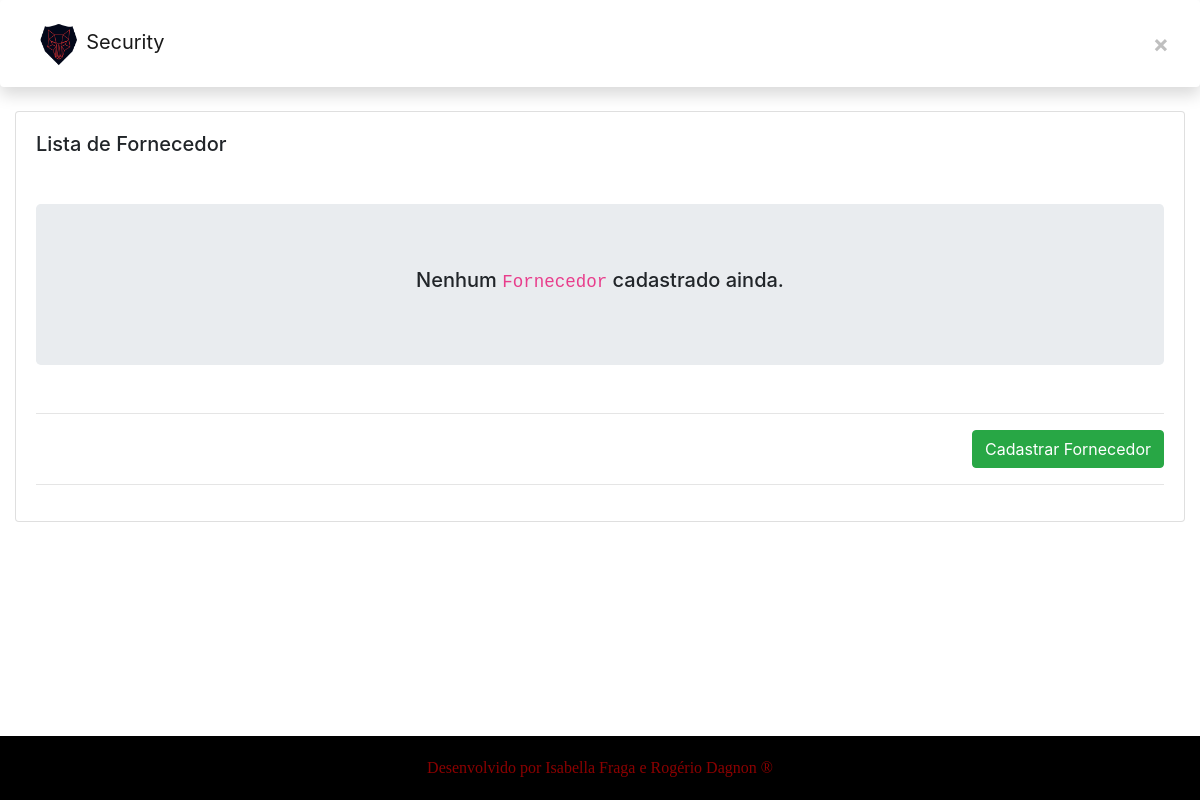
Before: /app1/fornecedores/ with the older database file.
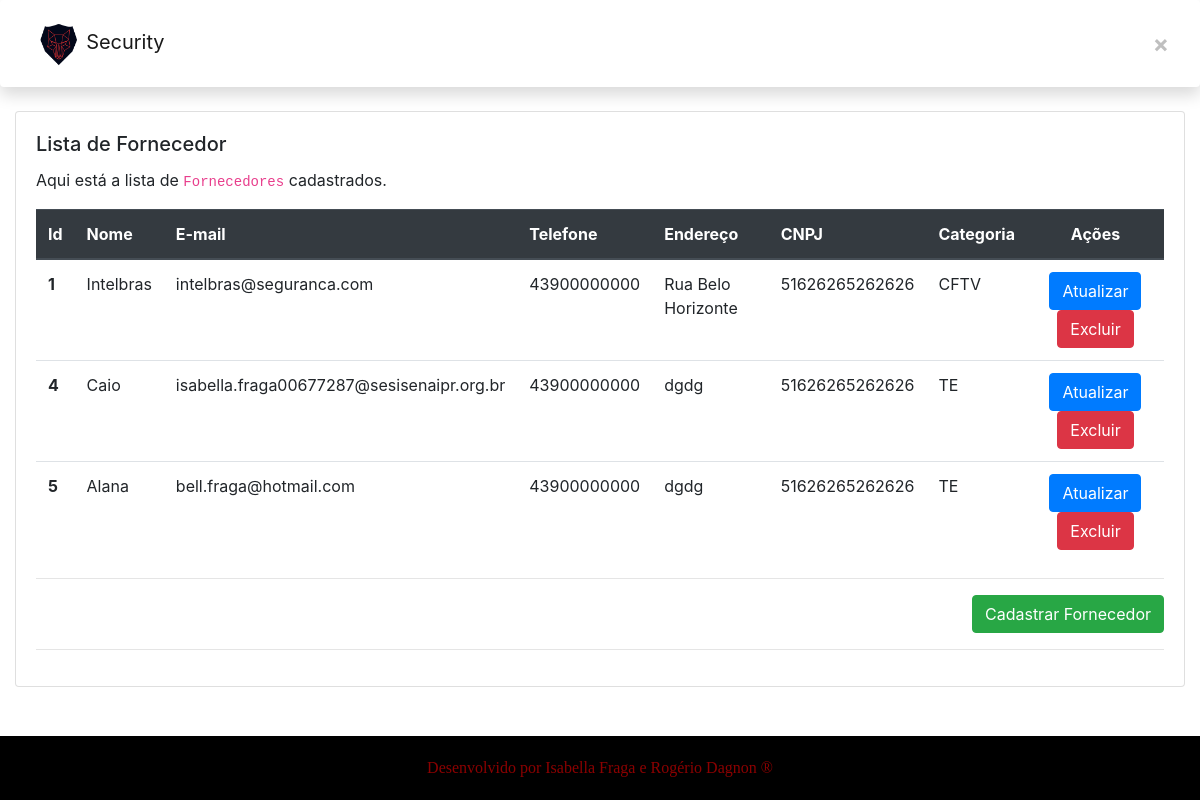
After: the same page with the newer database file.
### app1/models.py (models this page shows, shortened)
class Fornecedor(models.Model):
    CATEGORIA_CHOICES = [
        ["CFTV", "CFTV"],
        ["AL", "Alarme"],
        ["CA", "Controle de Acesso"],
        ["TE", "Telefonia"],
        ["RE", "Redes"],
        ["PE", "Portão Eletrônico"],
    ]
    nome = models.CharField(max_length=100, blank=False, null=True)
    email = models.EmailField(blank=False, null=True)
    telefone = models.CharField(max_length=14, blank=False, null=True)
    endereco = models.CharField(max_length=150, blank=False, null=True)
    CNPJ = models.CharField(max_length=18, blank=False, null=True)
    categoria = models.CharField(max_length=6, blank=False, choices=CATEGORIA_CHOICES, null=True)
    objetos = models.Manager()

### app1/views.py (the view)
# urls.py: path('fornecedores/', FornecedorListView.as_view(), name="lista_fornecedores"),
class FornecedorListView(ListView):
    template_name = "app3/fornecedor/lista.html"
    model = Fornecedor
    context_object_name = "fornecedores"

### app1/templates/app3/fornecedor/lista.html (shortened to what this page needs)
{% extends "app3/_layouts/base.html" %}
{% block conteudo %}
<div class="container-fluid mt-2 mb-5">
  <div class="row">
    <div class="col-lg-15 col-md-12 col-sm-12 col-xs-12">
      <div class="card">
        <div class="card-body">
          <h5 class="card-title">Lista de Fornecedor</h5>
          {% if fornecedores|length > 0 %}
            <p class="card-text">
              Aqui está a lista de <code>Fornecedores</code> cadastrados.
            </p>
            <table class="table">
              <thead class="thead-dark">
              <tr>
                <th scope="col">Id</th>
                <th scope="col">Nome</th>
                <th scope="col">E-mail</th>
                <th scope="col">Telefone</th>
                <th scope="col">Endereço</th>
                <th scope="col">CNPJ</th>
                <th scope="col">Categoria</th>
                <th scope="col" class="text-center">Ações</th>
              </tr>
              </thead>
              <tbody>
              {% for fornecedor in fornecedores %}
                <tr>
                  <th scope="row">{{ fornecedor.id }}</th>
                  <td>{{ fornecedor.nome }}</td>
                  <td>{{ fornecedor.email }}</td>
                  <td>{{ fornecedor.telefone }}</td>
                  <td>{{ fornecedor.endereco }}</td>
                  <td>{{ fornecedor.CNPJ }}</td>
                  <td>{{ fornecedor.categoria }}</td>
                  <td class="text-center">
                    <a href="{% url 'app1:atualiza_fornecedor' pk=fornecedor.id %}"
                       class="btn btn-primary">
                      Atualizar
                    </a>
                    <a href="{% url 'app1:deleta_fornecedor' pk=fornecedor.id %}"
                      class="btn btn-danger">
                        Excluir
                    </a>
                  </td>
                </tr>
              {% endfor %}
              </tbody>
            </table>
        {% else %}
          <div class="text-center mt-5 mb-5 jumbotron">
            <h5>Nenhum <code>Fornecedor</code> cadastrado ainda.</h5>
          </div>
        {% endif %}
          <hr />
          <div class="text-right">
            <a href="{% url 'app1:cadastra_fornecedor' %}" class="btn btn-success">
              Cadastrar Fornecedor
            </a>
          </div>
        <hr>
        </div>
      </div>
    </div>
  </div>
</div>
{% endblock %}

Changed rows visible on the page:
added Fornecedor: id "1", nome "Intelbras", email "intelbras@seguranca.com", telefone "43900000000", endereco "Rua Belo Horizonte", CNPJ "51626265262626", categoria "CFTV"
added Fornecedor: id "4", nome "Caio", email "isabella.fraga00677287@sesisenaipr.org.br", telefone "43900000000", endereco "dgdg", CNPJ "51626265262626", categoria "TE"
added Fornecedor: id "5", nome "Alana", email "bell.fraga@hotmail.com", telefone "43900000000", endereco "dgdg", CNPJ "51626265262626", categoria "TE"
Other visible differences:
text no longer shown: "Nenhum Fornecedor cadastrado ainda."
text now shown: "Aqui está a lista de Fornecedores cadastrados. Id Nome E-mail Telefone Endereço CNPJ Categoria Ações"
